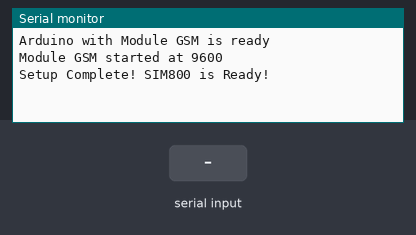
A sketch run on a simulated Arduino Uno, built with avr-gcc and run on an emulated ATmega328P. On the bench: the last lines printed to the serial monitor. The inputs (shaded band) are chosen by the test bench.

Above: at 2.2 s.
2.3 s: "1" received over the second serial link
At 3.4 s:
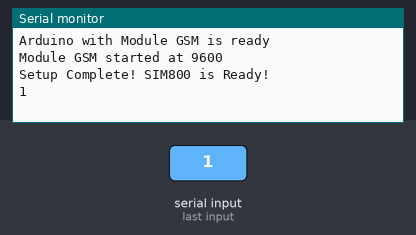
3.8 s: "0" received over the second serial link
At 4.6 s:
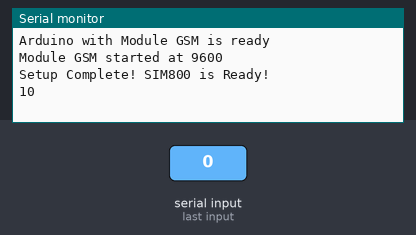

The sketch:

Tes_Koneksi_Sim_dan_arduino.ino
```cpp
#include <SoftwareSerial.h>
SoftwareSerial SIM900(18, 19); // RX | TX
// CHubungkan TXD untuk Arduino pin 2
// Hubungkan RXD untuk Arduino pin 3
char c = ' ';
void setup()
{

    Serial.begin(19200); //Menggunakan komunikasi serial pada 9600bps
    while(!Serial);
    Serial.println("Arduino with Module GSM is ready");

    // memulai komunikasi dengan
    SIM900.begin(19200);
    Serial.println("Module GSM started at 9600");
    delay(1000); //nilai tunda 1 second
    Serial.println("Setup Complete! SIM800 is Ready!");
}

void loop()
{

     // memastikan pembacaan dari SIM800 dan dikirim datanya ke Arduino(Serial Monitor)
    if (SIM900.available())
    { c = SIM900.read();
      Serial.write(c);}

    // memastikan pembacaan dari SIM800 dan dikirim datanya ke Arduino(Serial Monitor)
    if (Serial.available())
    { c = Serial.read();
      SIM900.write(c);
       }

}
```

Measured:
- after the input at 2.3 s, the serial monitor: prints a new line at once (image 1)
- after the input at 3.8 s, the serial monitor: prints a new line at once (image 2)
